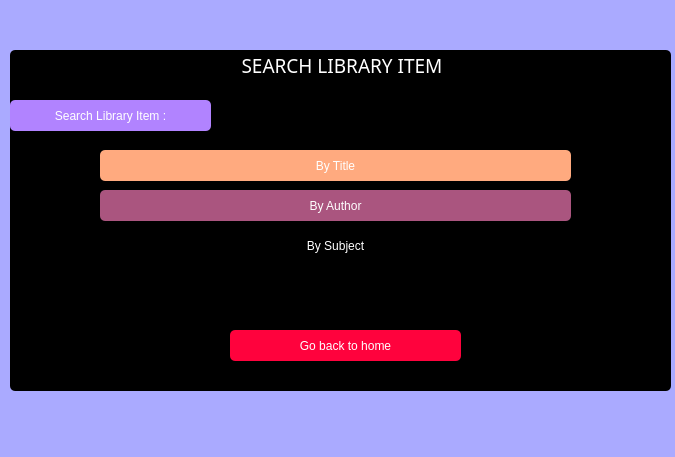
<?xml version="1.0" encoding="UTF-8"?>
<ui version="4.0">
 <class>SearchLibItem</class>
 <widget class="QDialog" name="SearchLibItem">
  <property name="geometry">
   <rect>
    <x>0</x>
    <y>0</y>
    <width>675</width>
    <height>457</height>
   </rect>
  </property>
  <property name="windowTitle">
   <string>Dialog</string>
  </property>
  <property name="styleSheet">
   <string notr="true">font: 75 14pt &quot;Rockwell&quot;;
color: rgbrgbrgb(255, 255, 255);
background-color: rgb(170, 170, 255);
border-radius: 5px;</string>
  </property>
  <widget class="QGroupBox" name="groupBox">
   <property name="geometry">
    <rect>
     <x>10</x>
     <y>50</y>
     <width>661</width>
     <height>341</height>
    </rect>
   </property>
   <property name="font">
    <font>
     <family>Rockwell</family>
     <pointsize>14</pointsize>
     <weight>9</weight>
     <italic>false</italic>
     <bold>false</bold>
    </font>
   </property>
   <property name="styleSheet">
    <string notr="true">font: 75 14pt &quot;Rockwell&quot;;
color: rgb(255, 255, 255);
background-color: rgb(0, 0, 0);
border-radius: 5px;</string>
   </property>
   <property name="title">
    <string>SEARCH LIBRARY ITEM</string>
   </property>
   <property name="alignment">
    <set>Qt::AlignCenter</set>
   </property>
   <widget class="QPushButton" name="pushButton_2">
    <property name="geometry">
     <rect>
      <x>220</x>
      <y>280</y>
      <width>231</width>
      <height>31</height>
     </rect>
    </property>
    <property name="styleSheet">
     <string notr="true">font: 75 14pt &quot;Rockwell&quot;;
color: rgbrgbrgb(255, 255, 255);
background-color:rgb(255, 2, 61);
border-radius: 5px;</string>
    </property>
    <property name="text">
     <string>Go back to home</string>
    </property>
   </widget>
   <widget class="QPushButton" name="pushButton_3">
    <property name="geometry">
     <rect>
      <x>0</x>
      <y>50</y>
      <width>201</width>
      <height>31</height>
     </rect>
    </property>
    <property name="styleSheet">
     <string notr="true">font: 75 14pt &quot;Rockwell&quot;;
color: rgb(255, 255, 255);
background-color: rgb(177, 131, 255);
border-radius: 5px;
</string>
    </property>
    <property name="text">
     <string>Search Library Item :</string>
    </property>
   </widget>
   <widget class="QPushButton" name="pushButton_4">
    <property name="geometry">
     <rect>
      <x>90</x>
      <y>100</y>
      <width>471</width>
      <height>31</height>
     </rect>
    </property>
    <property name="styleSheet">
     <string notr="true">font: 75 14pt &quot;Rockwell&quot;;
color: rgb(255, 255, 255);
background-color:rgb(255, 170, 127);
border-radius: 5px;
</string>
    </property>
    <property name="text">
     <string>By Title</string>
    </property>
   </widget>
   <widget class="QPushButton" name="pushButton_5">
    <property name="geometry">
     <rect>
      <x>90</x>
      <y>140</y>
      <width>471</width>
      <height>31</height>
     </rect>
    </property>
    <property name="styleSheet">
     <string notr="true">font: 75 14pt &quot;Rockwell&quot;;
color: rgb(255, 255, 255);
background-color:rgb(170, 85, 127);
border-radius: 5px;
</string>
    </property>
    <property name="text">
     <string>By Author</string>
    </property>
   </widget>
   <widget class="QPushButton" name="pushButton_6">
    <property name="geometry">
     <rect>
      <x>90</x>
      <y>180</y>
      <width>471</width>
      <height>31</height>
     </rect>
    </property>
    <property name="styleSheet">
     <string notr="true">font: 75 14pt &quot;Rockwell&quot;;
color: rgb(255, 255, 255);
background-color: rgbrgb(255, 0, 127);
border-radius: 5px;
</string>
    </property>
    <property name="text">
     <string>By Subject</string>
    </property>
   </widget>
  </widget>
 </widget>
 <resources/>
 <connections/>
</ui>
